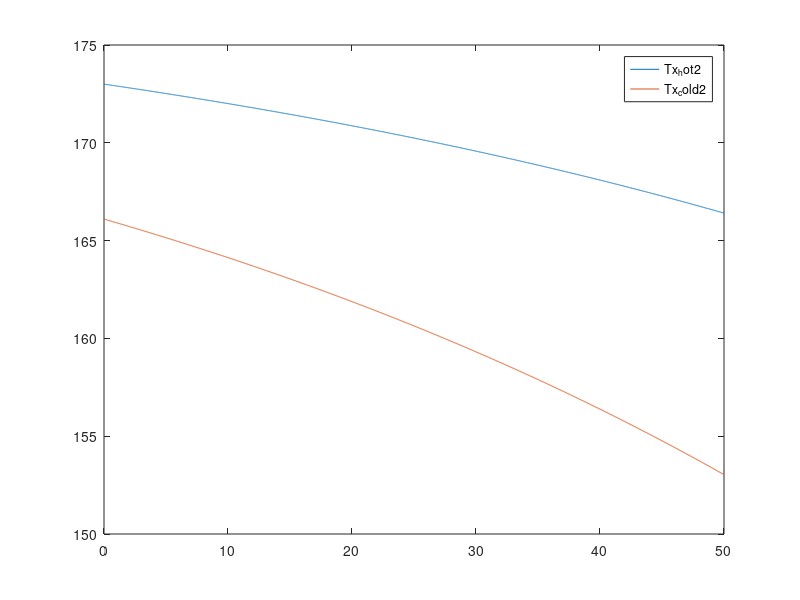

Write the MATLAB code that produced this figure.
function Counterflow()
clc;
close all;
pipe_hot = GetPipe_hot();
pipe_cold = GetPipe_cold();

x = 0:0.01:pipe_hot.L;

[Tx_hot2, Tx_cold2]=CalcEuler3(173, 166.1, 50, 35, x, pipe_hot, pipe_cold);

plot (x,Tx_hot2, x,Tx_cold2)
legend ('Tx_hot2', 'Tx_cold2')
end


function lambdatr = lambda_altshul(Re, Eps)
lambdatr=0.11*(Eps+68/Re)^(1/4);
end


% метод Эйлера без трения
function [Tx_hot2, Tx_cold2]=CalcEuler3(Thot_in, Tcold_out, Ghot, Gcold, x, pipe_hot, pipe_cold)

S_hot= pi * pipe_hot.din^2 / 4;
v_hot=Ghot/(pipe_hot.density*S_hot);

S_cold = pi * pipe_cold.din^2 / 4;
v_cold=Gcold/(pipe_cold.density*S_cold);

k = 1 /(1/pipe_hot.alpha + pipe_hot.wall/pipe_hot.lambda + pipe_cold.wall/pipe_cold.lambda + 1/pipe_cold.alpha);

Tx_hot2(1)=Thot_in;
Tx_cold2(1)=Tcold_out;
n=length(x);
for i=1:n-1
    t_hot = Tx_hot2(i);
    t_cold = Tx_cold2(i);
    q_hot = -k * (t_hot-t_cold);
    q_cold= k * (t_hot-t_cold);

    P=pi*(pipe_hot.din+pipe_cold.din)/2;

    f_hot=(q_hot*P/(Ghot*pipe_hot.c));
    f_cold=(-q_cold*P/(Gcold*pipe_cold.c));
    
    dx = x(i+1) - x(i);
        Tx_hot2(i+1)=t_hot+dx*f_hot;
        Tx_cold2(i+1)=t_cold+dx*f_cold;
end 
end



% Сформировать параметры трубы 1
function pipe_hot = GetPipe_hot()
pipe_hot.L=50; % длина

pipe_hot.din=0.10; % внутренний диаметр
pipe_hot.douter=0.108; % внешний диаметр
pipe_hot.wall=0.004; % толщина стенки

pipe_hot.lambda=209; % коэффициент теплопроводности

pipe_hot.alpha=52250;% коэффициент теплоотдачи
pipe_hot.c=5477; % теплоемкость
pipe_hot.density = 419; % плотность СПГ
pipe_hot.Eta=0.0000049;% динамическая вязкость
pipe_hot.Ny=pipe_hot.Eta/pipe_hot.density; %кинематическая вязкость

pipe_hot.k=(2*pipe_hot.lambda)/(pipe_hot.douter*log(pipe_hot.douter/pipe_hot.din)); % коэффициент теплопередачи

end

% Сформировать параметры трубы 2
function pipe_cold = GetPipe_cold()
pipe_cold.L=50; % длина

pipe_cold.din=0.08; % внутренний диаметр
pipe_cold.douter=0.088; % внешний диаметр
pipe_cold.wall=0.004; % толщина стенки

pipe_cold.lambda=209; % коэффициент теплопроводности

pipe_cold.alpha=52250; % коэффициент теплоотдачи
pipe_cold.c=3950; % теплоемкость
pipe_cold.density =1349; % плотность азота
pipe_cold.Eta=0.0000129;% динамическая вязкость
pipe_cold.Ny=pipe_cold.Eta/pipe_cold.density; %кинематическая вязкость

pipe_cold.k=(2*pipe_cold.lambda)/(pipe_cold.douter*log(pipe_cold.douter/pipe_cold.din)); % коэффициент теплопередачи

end
